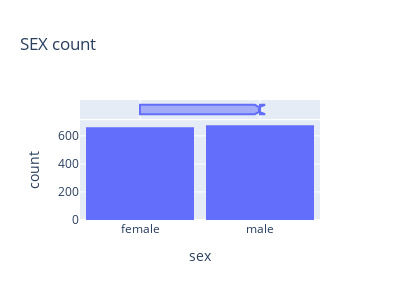

The notebook cell saved with this chart:
### Markdown cell above
We can make the following observations from the above graph:

* For most customers, the annual medical charges are under \\$10,000. Only a small fraction of customer have higher medical expenses, possibly due to accidents, major illnesses and genetic diseases. The distribution follows a "power law"
* There is a significant difference in medical expenses between smokers and non-smokers. While the median for non-smokers is \\$7300, the median for smokers is close to \\$35,000.


> **EXERCISE**: Visualize the distribution of medical charges in connection with other factors like "sex" and "region". What do you observe?

### Code cell
fig =px.histogram(medical_df,x='sex',marginal='box',
                  title='SEX count')
fig.update_layout(bargap=0.1)
fig.update_layout(width=400,height=300)
fig.show()

### Figure 1 — Plotly figure (JSON) as saved in the notebook; plotly's stock layout.template omitted (floating-point values rounded to 4 significant figures; data arrays with more than 128 entries replaced by an {"elided": "..."} marker saying what was removed)
{"data": [{"bingroup": "x", "hovertemplate": "sex=%{x}<br>count=%{y}<extra></extra>", "legendgroup": "", "marker": {"color": "#636efa", "pattern": {"shape": ""}}, "name": "", "orientation": "v", "showlegend": false, "type": "histogram", "x": {"elided": "1338 str values"}, "xaxis": "x", "yaxis": "y"}, {"hovertemplate": "sex=%{x}<extra></extra>", "legendgroup": "", "marker": {"color": "#636efa"}, "name": "", "notched": true, "showlegend": false, "type": "box", "x": {"elided": "1338 str values"}, "xaxis": "x2", "yaxis": "y2"}], "layout": {"bargap": 0.1, "barmode": "relative", "height": 300, "legend": {"tracegroupgap": 0}, "title": {"text": "SEX count"}, "width": 400, "xaxis": {"anchor": "y", "domain": [0, 1], "title": {"text": "sex"}}, "xaxis2": {"anchor": "y2", "domain": [0, 1], "matches": "x", "showgrid": true, "showticklabels": false}, "yaxis": {"anchor": "x", "domain": [0, 0.8316], "title": {"text": "count"}}, "yaxis2": {"anchor": "x2", "domain": [0.8416, 1], "matches": "y2", "showgrid": false, "showline": false, "showticklabels": false, "ticks": ""}}}
